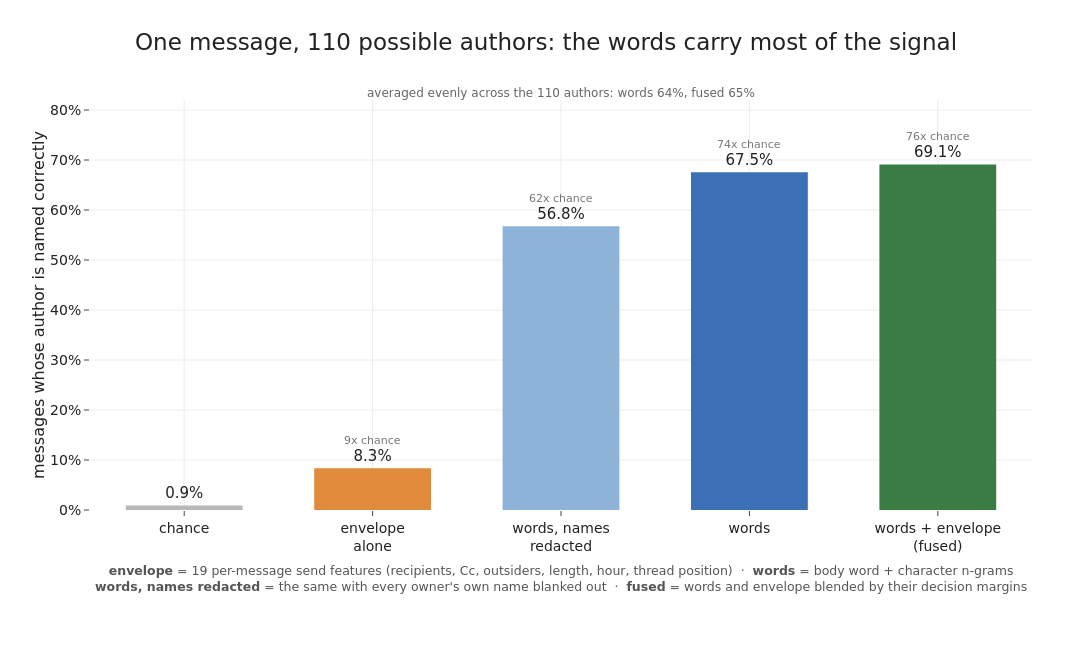

Write notebook code for a chart like this one.
### Markdown cell above
## How well each window names the author

### Code cell
# late fusion: blend the two standardised decision-score matrices, sweep the weight on the envelope
zc = (Sc - Sc.mean()) / Sc.std()
zm = (Sm - Sm.mean()) / Sm.std()
ws = np.round(np.linspace(0, 2.0, 41), 3)
fus_mi = np.array([accuracy_score(yte, classes[(zc + w * zm).argmax(1)]) for w in ws])
fus_ma = np.array([balanced_accuracy_score(yte, classes[(zc + w * zm).argmax(1)]) for w in ws])
wbest = ws[int(fus_mi.argmax())]
pred_c = classes[Sc.argmax(1)]
pred_f = classes[(zc + wbest * zm).argmax(1)]
mi = lambda S: accuracy_score(yte, classes[S.argmax(1)])
ma = lambda S: balanced_accuracy_score(yte, classes[S.argmax(1)])
a_meta, a_red, a_con, a_fus = mi(Sm), mi(Sn), mi(Sc), fus_mi.max()
chance = 1 / len(classes)
print(f"fused best at w={wbest}: micro {a_fus:.3f} (content {a_con:.3f}, gain {a_fus-a_con:+.3f}); "
      f"macro {fus_ma.max():.3f} vs {ma(Sc):.3f}")

bars = [("chance", chance, GREY), ("envelope<br>alone", a_meta, ORANGE),
        ("words, names<br>redacted", a_red, LBLUE), ("words", a_con, BLUE),
        ("words + envelope<br>(fused)", a_fus, GREEN)]
fig = go.Figure(go.Bar(x=[b[0] for b in bars], y=[b[1] * 100 for b in bars],
    marker_color=[b[2] for b in bars], width=0.62,
    text=[f"{b[1]*100:.1f}%" for b in bars], textposition="outside", textfont=dict(size=15),
    cliponaxis=False, showlegend=False))
for b in bars:
    if b[1] > chance * 2:
        fig.add_annotation(x=b[0], y=b[1] * 100 + 5.5, text=f"{b[1]/chance:.0f}x chance",
            showarrow=False, font=dict(size=11, color="#777"))
fig.add_annotation(xref="paper", yref="paper", x=0.5, y=1.04, xanchor="center", showarrow=False,
    text=f"averaged evenly across the 110 authors: words {ma(Sc):.0%}, fused {fus_ma.max():.0%}",
    font=dict(size=12, color="#666"))
fig.add_annotation(xref="paper", yref="paper", x=0.5, y=-0.21, xanchor="center", align="center", showarrow=False,
    text="<b>envelope</b> = 19 per-message send features (recipients, Cc, outsiders, length, hour, thread position)"
         "&nbsp; · &nbsp;<b>words</b> = body word + character n-grams<br>"
         "<b>words, names redacted</b> = the same with every owner's own name blanked out"
         "&nbsp; · &nbsp;<b>fused</b> = words and envelope blended by their decision margins",
    font=dict(size=12.5, color="#555"))
fig.update_yaxes(title_text="messages whose author is named correctly", range=[0, 82], ticksuffix="%")
fig.update_layout(title="One message, 110 possible authors: the words carry most of the signal")
save_fig(fig, "a1_authorship_skill.png", w=1240, h=660, margin=dict(l=90, r=60, t=100, b=150))

### Figure 1 — Plotly figure (JSON) as saved in the notebook; plotly's stock layout.template omitted (floating-point values rounded to 4 significant figures)
{"data": [{"cliponaxis": false, "marker": {"color": ["#b8b8b8", "#e08a3c", "#8db4d8", "#3b6fb6", "#3a7d44"]}, "showlegend": false, "text": ["0.9%", "8.3%", "56.8%", "67.5%", "69.1%"], "textfont": {"size": 15}, "textposition": "outside", "type": "bar", "width": 0.62, "x": ["chance", "envelope<br>alone", "words, names<br>redacted", "words", "words + envelope<br>(fused)"], "y": [0.9091, 8.344, 56.75, 67.54, 69.11]}], "layout": {"annotations": [{"font": {"color": "#777", "size": 11}, "showarrow": false, "text": "9x chance", "x": "envelope<br>alone", "y": 13.84}, {"font": {"color": "#777", "size": 11}, "showarrow": false, "text": "62x chance", "x": "words, names<br>redacted", "y": 62.25}, {"font": {"color": "#777", "size": 11}, "showarrow": false, "text": "74x chance", "x": "words", "y": 73.04}, {"font": {"color": "#777", "size": 11}, "showarrow": false, "text": "76x chance", "x": "words + envelope<br>(fused)", "y": 74.61}, {"font": {"color": "#666", "size": 12}, "showarrow": false, "text": "averaged evenly across the 110 authors: words 64%, fused 65%", "x": 0.5, "xanchor": "center", "xref": "paper", "y": 1.04, "yref": "paper"}, {"align": "center", "font": {"color": "#555", "size": 12.5}, "showarrow": false, "text": "<b>envelope</b> = 19 per-message send features (recipients, Cc, outsiders, length, hour, thread position)&nbsp; · &nbsp;<b>words</b> = body word + character n-grams<br><b>words, names redacted</b> = the same with every owner's own name blanked out&nbsp; · &nbsp;<b>fused</b> = words and envelope blended by their decision margins", "x": 0.5, "xanchor": "center", "xref": "paper", "y": -0.21, "yref": "paper"}], "height": 660, "margin": {"b": 150, "l": 90, "r": 60, "t": 100}, "title": {"text": "One message, 110 possible authors: the words carry most of the signal"}, "width": 1240, "yaxis": {"range": [0, 82], "ticksuffix": "%", "title": {"text": "messages whose author is named correctly"}}}}
